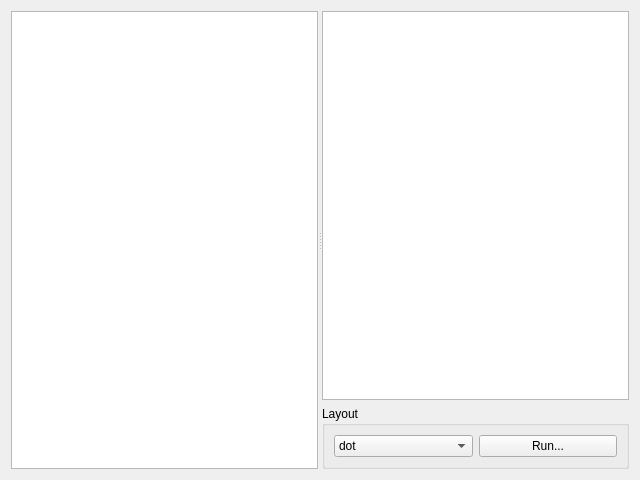
<?xml version="1.0" encoding="UTF-8"?>
<ui version="4.0">
 <class>CDOTPreviewPage</class>
 <widget class="QWidget" name="CDOTPreviewPage">
  <property name="geometry">
   <rect>
    <x>0</x>
    <y>0</y>
    <width>640</width>
    <height>480</height>
   </rect>
  </property>
  <property name="windowTitle">
   <string>Form</string>
  </property>
  <layout class="QHBoxLayout" name="horizontalLayout_2">
   <item>
    <widget class="QSplitter" name="splitter">
     <property name="orientation">
      <enum>Qt::Horizontal</enum>
     </property>
     <widget class="QTextEdit" name="DotEditor"/>
     <widget class="QWidget" name="">
      <layout class="QVBoxLayout" name="verticalLayout">
       <item>
        <widget class="QGraphicsView" name="GraphPreview"/>
       </item>
       <item>
        <widget class="QGroupBox" name="groupBox">
         <property name="title">
          <string>Layout</string>
         </property>
         <layout class="QHBoxLayout" name="horizontalLayout">
          <item>
           <widget class="QComboBox" name="EngineSelector">
            <item>
             <property name="text">
              <string>dot</string>
             </property>
            </item>
            <item>
             <property name="text">
              <string>neato</string>
             </property>
            </item>
            <item>
             <property name="text">
              <string>fdp</string>
             </property>
            </item>
            <item>
             <property name="text">
              <string>sfdp</string>
             </property>
            </item>
            <item>
             <property name="text">
              <string>circo</string>
             </property>
            </item>
           </widget>
          </item>
          <item>
           <widget class="QPushButton" name="RunLayout">
            <property name="text">
             <string>Run...</string>
            </property>
           </widget>
          </item>
         </layout>
        </widget>
       </item>
      </layout>
     </widget>
    </widget>
   </item>
  </layout>
 </widget>
 <resources/>
 <connections/>
</ui>
